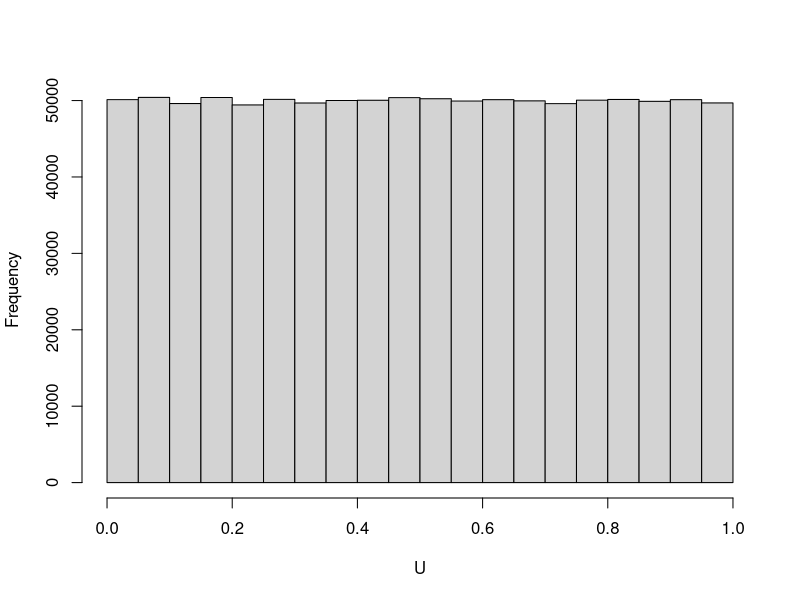
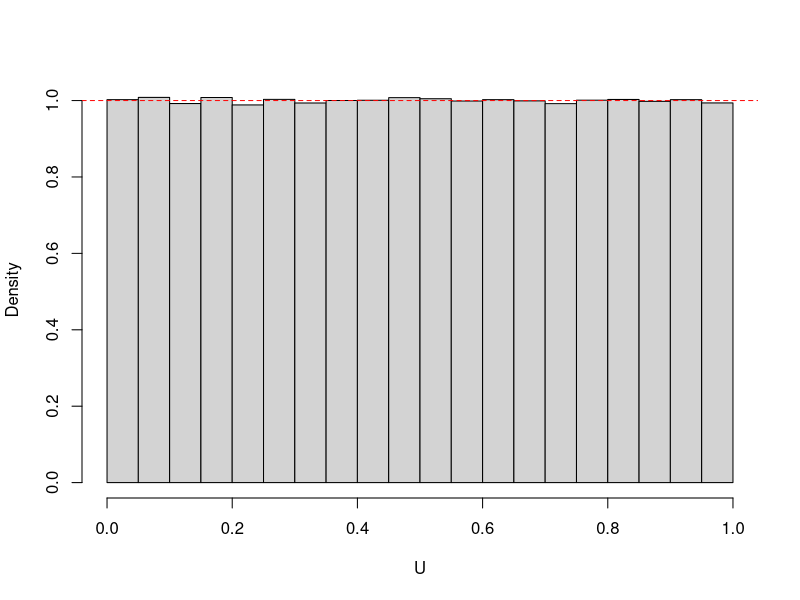

The R source for these figures, in order:
# Generating pseudo-random numbers
# We model a Uniform(0,1) Data Generating Process
# Classic Lewis et al. 1969 algorithm

# This algorithm can sometimes experience integer overflow because R's default
# integer type is 32-bit but it's usually fine. Demonstration only.

n <- 10  # how many random numbers?

a <- 16807
m <- 2147483647

# Random integers

I <- 6
for (j in 1:n) {
  I <- (a * I) %% m
  print(I)
}

# Random "continuous" numbers in 0-1

I <- 6
for (j in 1:n) {
  I <- (a * I) %% m
  U <- I / m
  print(U)
}

# Turn this into a function returning n uniform pseudo-random numbers

rand_unif <- function(n, seed) {
  a <- 16807
  m <- 2147483647

  U <- numeric(n)

  I <- seed
  for (j in 1:n) {
    I <- (a * I) %% m
    U[j] <- I / m
  }

  U
}

# Use the function to generate a large vector of random numbers

U <- rand_unif(n = 1000000, seed = 6)

print(U)

# Histogram

hist(
  U,
  breaks = 20,
  xlab = "U",
  ylab = "Frequency",
  main = ""
)

# In stochastic simulation, the "histogram is the distribution"
# Histogram as density (proper distribution)
# Density is frequency divided by the total area under the curve
# This normalizes frequency to a density because now the total area
# under the curve = 1

hist(
  U,
  breaks = 20,
  probability = TRUE,
  xlab = "U",
  ylab = "Density",
  main = ""
)

abline(h = 1.0, col = "red", lty = 2)

# As n -> Inf, the simulation approaches "truth"

# In this algorithm, the seed cannot be zero (or the values are all zero)
# and the sequence never visits zero

rand_unif(n = 10, seed = 0)
